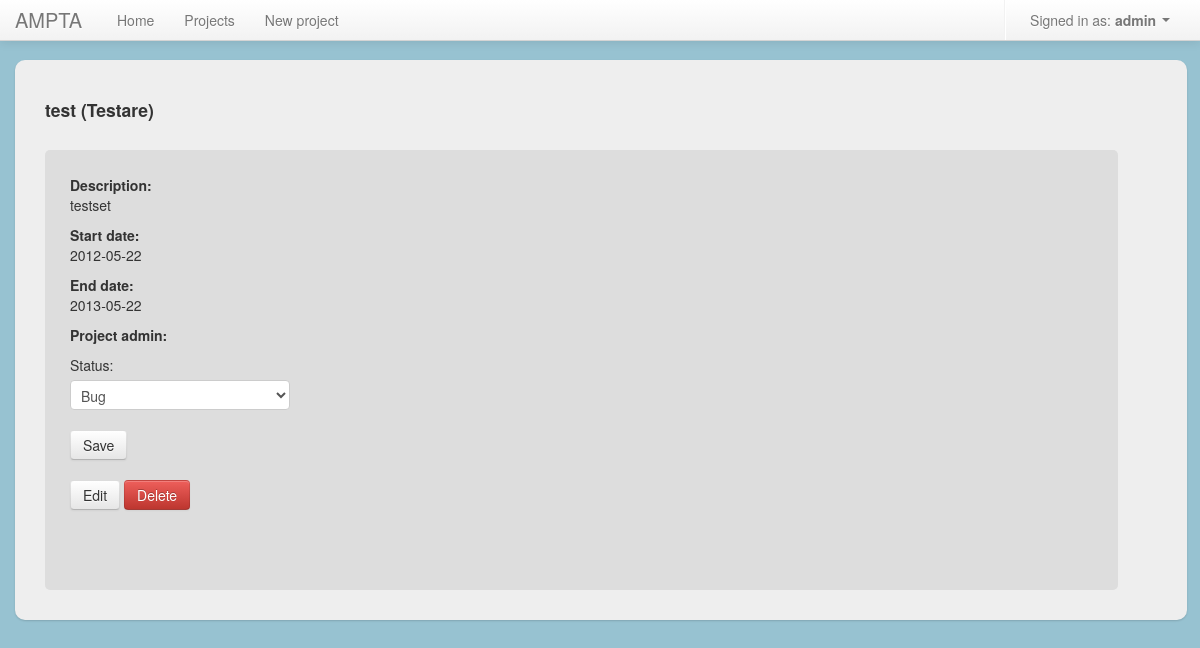
Page /project/4/ticket/4/ (signed in) on the earlier database version.
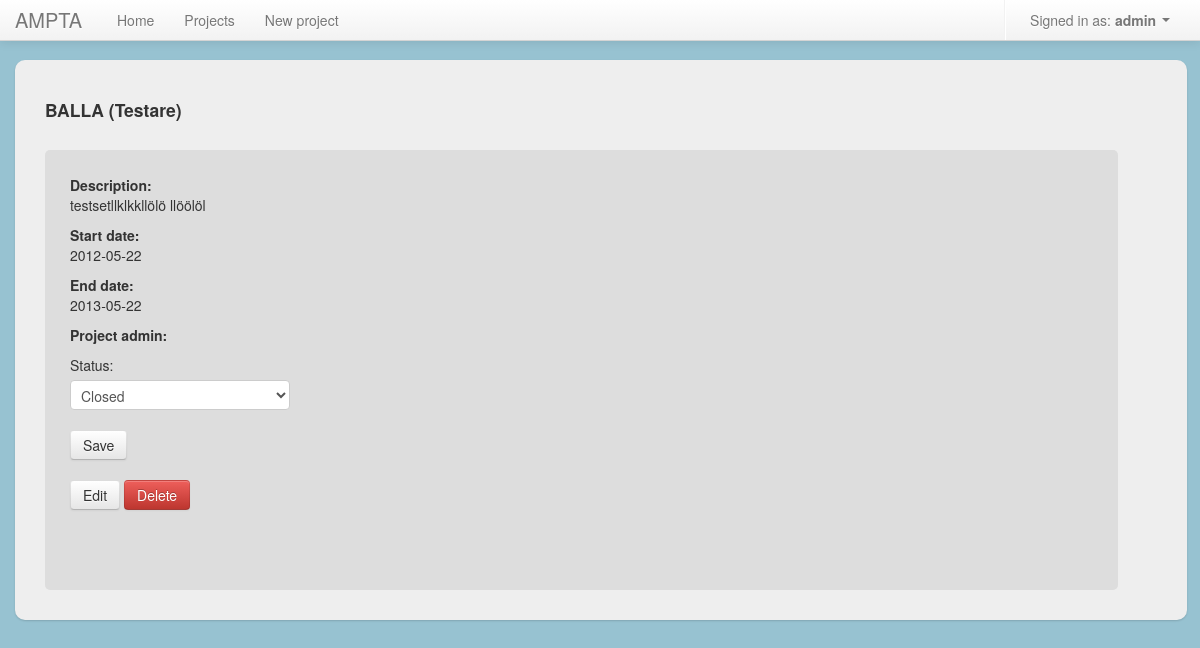
Same page on the later database version.
### project_app/models.py (models this page shows)
class Ticket(models.Model):
	name = models.CharField(max_length = 50)
	description = models.TextField()
	start_date = models.DateField('date result published')
	end_date = models.DateField('date result published')
	date_added = models.DateField()
	date_updated = models.DateField()
	status = models.ForeignKey(Status, related_name="projects")
	project = models.ForeignKey(Project, related_name="projects")
	user = models.ForeignKey(User)
	def __unicode__(self):
		return self.name
	def owned_by_user(self, user):
		return self.user == user

### project_app/views.py (the view)
# urls.py: url(r'^project/(?P<project_id>\d+)/ticket/(?P<ticket_id>\d+)/$', 'project_app.views.show_ticket', name="show_ticket"),
@login_required
def show_ticket(request, ticket_id, project_id):
	ticket = get_object_or_404(Ticket, pk = ticket_id)
	project = get_object_or_404(Project, pk = project_id)
	form = ''
	if ticket.owned_by_user(request.user) or project.owned_by_user(request.user):
		if ticket.owned_by_user(request.user):
			if request.method == "POST":
				form = ChangeTicketStatusForm(request.POST, instance = ticket)
				if form.is_valid():
					try:
						form.save()
					except:
						return HttpResponseServerError()
			else:
				form = ChangeTicketStatusForm(instance = ticket)
		return render(request, 'tickets/show.html', {"ticket" : ticket, "project" : project, "form": form})
	else:
		return render(request, 'tickets/show.html', {"error_message": "You don't have permission to view the ticket"})

### project_app/models.py
class ChangeTicketStatusForm(ModelForm):
	class Meta:
		model = Ticket
		exclude = ('name', 'description', 'start_date', 'end_date', 'date_added', 'date_updated', 'project', 'user')

### project_app/models.py (called while the page is built)
	def __unicode__(self):
		return self.name

	def __unicode__(self):
		return self.status_name

### project_app/templatetags/custom_filters.py (called while the page is built)
@register.filter(name='ticket_owner')
def ownership(ticket, user):
	return ticket.user == user

### templates/tickets/show.html (shortened to what this page needs)
{% extends 'shared/base.html' %}
{% load custom_filters %}
{% block content %}
	{% if error_message %}
    	<p>{{ error_message }}</p>
	{% else %}
		<h4> {{ ticket }} ({{ project }})</h4>
		<div id="project_area">
			<p><strong>Description:<br/></strong>{{ ticket.description }}</p>
			<p><strong>Start date:<br/></strong>{{ ticket.start_date|date:"Y-m-d" }}</p>
			<p><strong>End date:<br/></strong>{{ ticket.end_date|date:"Y-m-d" }}</p>
			<p><strong>Project admin:<br/></strong>{{ ticket.added_by_user }}</p>
			<form action="{{project_add}}" id="new_proj" method="POST"> {% csrf_token %}
				{{ form.as_p }}
				<input type="submit" class="btn" value="Save" />
			</form>
			{% if ticket|ticket_owner:user or project|ownership:user %}
				<p>
					<a class="btn" href="{% url ticket_edit project_id=ticket.project_id ticket_id=ticket.id %}">Edit</a>
				<a class="btn btn-danger" id="delete_link" href="{% url ticket_delete ticket_id=ticket.id %}">Delete</a>
				</p>
			{% endif %}
		</div>
	{% endif %}
{% endblock %}

Differences in the rows shown:
changed Ticket: name "test" → "BALLA"; description "testset" → "testsetllklkkllölö llöölöl"
Other differences:
form field status: "Bug" → "Closed"
